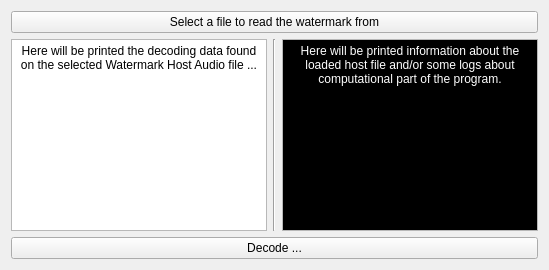
      <widget class="QWidget" name="decodeTab">
       <attribute name="title">
        <string>Decode</string>
       </attribute>
       <layout class="QGridLayout" name="gridLayout_4">
        <item row="0" column="0">
         <layout class="QGridLayout" name="gridLayout_3">
          <item row="2" column="2">
           <widget class="QTextEdit" name="informationHostWatermark2">
            <property name="palette">
             <palette>
              <active>
               <colorrole role="Text">
                <brush brushstyle="SolidPattern">
                 <color alpha="255">
                  <red>255</red>
                  <green>255</green>
                  <blue>255</blue>
                 </color>
                </brush>
               </colorrole>
               <colorrole role="Base">
                <brush brushstyle="SolidPattern">
                 <color alpha="255">
                  <red>0</red>
                  <green>0</green>
                  <blue>0</blue>
                 </color>
                </brush>
               </colorrole>
              </active>
              <inactive>
               <colorrole role="Text">
                <brush brushstyle="SolidPattern">
                 <color alpha="255">
                  <red>255</red>
                  <green>255</green>
                  <blue>255</blue>
                 </color>
                </brush>
               </colorrole>
               <colorrole role="Base">
                <brush brushstyle="SolidPattern">
                 <color alpha="255">
                  <red>0</red>
                  <green>0</green>
                  <blue>0</blue>
                 </color>
                </brush>
               </colorrole>
              </inactive>
              <disabled>
               <colorrole role="Text">
                <brush brushstyle="SolidPattern">
                 <color alpha="255">
                  <red>190</red>
                  <green>190</green>
                  <blue>190</blue>
                 </color>
                </brush>
               </colorrole>
               <colorrole role="Base">
                <brush brushstyle="SolidPattern">
                 <color alpha="255">
                  <red>239</red>
                  <green>235</green>
                  <blue>231</blue>
                 </color>
                </brush>
               </colorrole>
              </disabled>
             </palette>
            </property>
            <property name="readOnly">
             <bool>true</bool>
            </property>
            <property name="html">
             <string>&lt;!DOCTYPE HTML PUBLIC &quot;-//W3C//DTD HTML 4.0//EN&quot; &quot;http://www.w3.org/TR/REC-html40/strict.dtd&quot;&gt;
&lt;html&gt;&lt;head&gt;&lt;meta name=&quot;qrichtext&quot; content=&quot;1&quot; /&gt;&lt;style type=&quot;text/css&quot;&gt;
p, li { white-space: pre-wrap; }
&lt;/style&gt;&lt;/head&gt;&lt;body style=&quot; font-family:'Sans Serif'; font-size:9pt; font-weight:400; font-style:normal;&quot;&gt;
&lt;p align=&quot;center&quot; style=&quot; margin-top:0px; margin-bottom:0px; margin-left:0px; margin-right:0px; -qt-block-indent:0; text-indent:0px;&quot;&gt;&lt;span style=&quot; font-family:'MS Shell Dlg 2'; color:#ffffff;&quot;&gt;Here will be printed information about the loaded host file and/or some logs about computational part of the program.&lt;/span&gt;&lt;/p&gt;&lt;/body&gt;&lt;/html&gt;</string>
            </property>
           </widget>
          </item>
          <item row="0" column="0" colspan="3">
           <widget class="QPushButton" name="watermarkedSelectionButton">
            <property name="cursor">
             <cursorShape>PointingHandCursor</cursorShape>
            </property>
            <property name="text">
             <string>Select a file to read the watermark from</string>
            </property>
            <property name="icon">
             <iconset resource="icons/qstyle.qrc">
              <normaloff>:/trolltech/styles/commonstyle/images/standardbutton-open-32.png</normaloff>:/trolltech/styles/commonstyle/images/standardbutton-open-32.png</iconset>
            </property>
            <property name="iconSize">
             <size>
              <width>32</width>
              <height>32</height>
             </size>
            </property>
           </widget>
          </item>
          <item row="3" column="0" colspan="3">
           <widget class="QPushButton" name="decodeButton">
            <property name="cursor">
             <cursorShape>PointingHandCursor</cursorShape>
            </property>
            <property name="text">
             <string>Decode ...</string>
            </property>
            <property name="icon">
             <iconset resource="icons/qstyle.qrc">
              <normaloff>:/trolltech/styles/commonstyle/images/filecontents-32.png</normaloff>:/trolltech/styles/commonstyle/images/filecontents-32.png</iconset>
            </property>
            <property name="iconSize">
             <size>
              <width>32</width>
              <height>32</height>
             </size>
            </property>
           </widget>
          </item>
          <item row="2" column="0">
           <widget class="QTextEdit" name="getDecodedDataTextEdit">
            <property name="sizePolicy">
             <sizepolicy hsizetype="Expanding" vsizetype="Expanding">
              <horstretch>0</horstretch>
              <verstretch>0</verstretch>
             </sizepolicy>
            </property>
            <property name="readOnly">
             <bool>true</bool>
            </property>
            <property name="html">
             <string>&lt;!DOCTYPE HTML PUBLIC &quot;-//W3C//DTD HTML 4.0//EN&quot; &quot;http://www.w3.org/TR/REC-html40/strict.dtd&quot;&gt;
&lt;html&gt;&lt;head&gt;&lt;meta name=&quot;qrichtext&quot; content=&quot;1&quot; /&gt;&lt;style type=&quot;text/css&quot;&gt;
p, li { white-space: pre-wrap; }
&lt;/style&gt;&lt;/head&gt;&lt;body style=&quot; font-family:'Sans Serif'; font-size:9pt; font-weight:400; font-style:normal;&quot;&gt;
&lt;p align=&quot;center&quot; style=&quot; margin-top:0px; margin-bottom:0px; margin-left:0px; margin-right:0px; -qt-block-indent:0; text-indent:0px;&quot;&gt;Here will be printed the decoding data found on the selected Watermark Host Audio file ...&lt;/p&gt;&lt;/body&gt;&lt;/html&gt;</string>
            </property>
           </widget>
          </item>
          <item row="2" column="1">
           <widget class="Line" name="line_3">
            <property name="orientation">
             <enum>Qt::Vertical</enum>
            </property>
           </widget>
          </item>
         </layout>
        </item>
       </layout>
      </widget>
